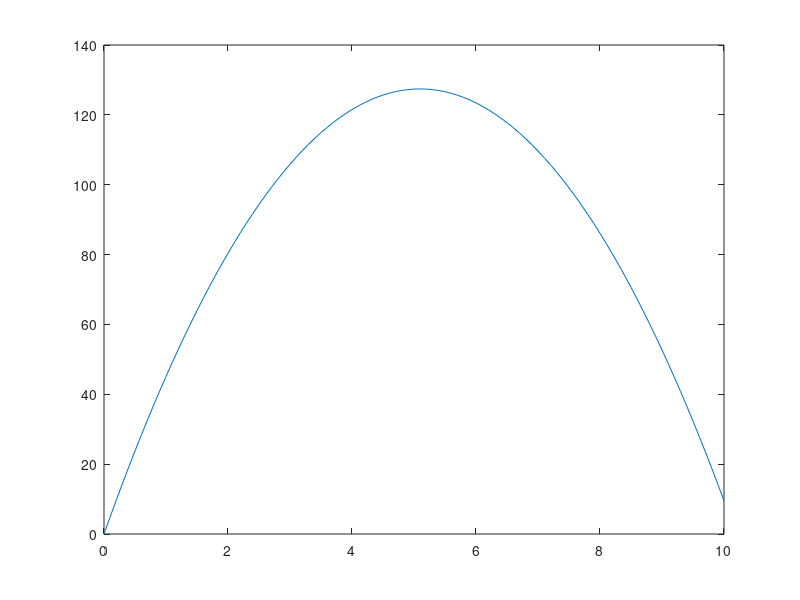

Write MATLAB code to recreate this figure.
v0=50;
g=9.81;
y=0;
t=0;
time=[];
location=[];
for t = 0:0.1:10
  disp(['at time ',num2str(t),'location of the ball at the   v          distance',num2str(y)]);
   y=(v0*t)-0.5*g*t^2;
    time=[time;t]; 
    location=[location;y]; 
    
end
plot(time,location);
